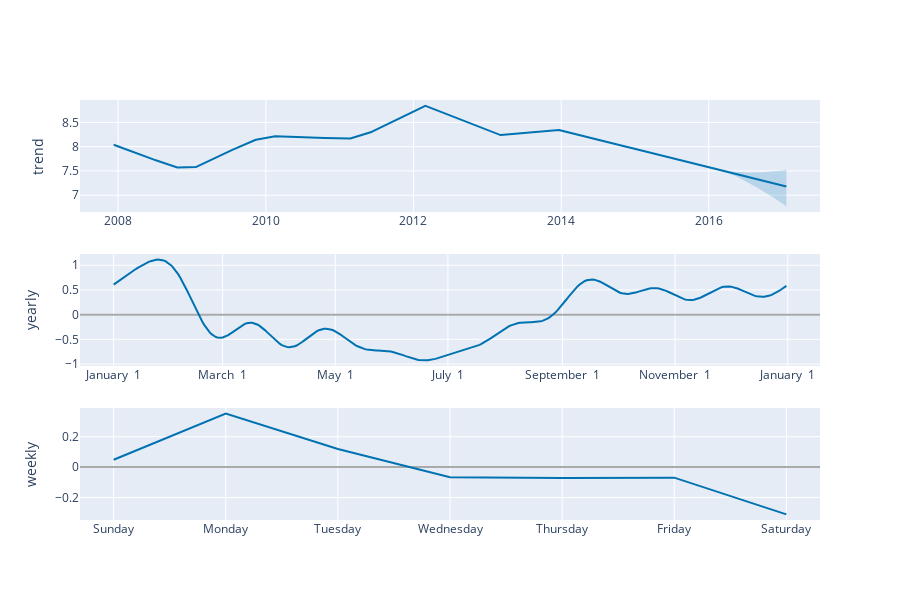

Notebook code for this chart:
### Code cell
plot_components_plotly(m, forecast)

### Figure 1 — Plotly figure (JSON) as saved in the notebook; plotly's stock layout.template omitted (floating-point values rounded to 4 significant figures; data arrays with more than 128 entries replaced by an {"elided": "..."} marker saying what was removed)
{"data": [{"line": {"color": "#0072B2", "width": 2}, "mode": "lines", "name": "trend", "type": "scatter", "x": {"elided": "3270 str values"}, "xaxis": "x", "y": {"elided": "3270 float values"}, "yaxis": "y"}, {"line": {"color": "rgba(0, 114, 178, 0.2)", "width": 0}, "mode": "lines", "name": "trend_upper", "type": "scatter", "x": {"elided": "3270 str values"}, "xaxis": "x", "y": {"elided": "3270 float values"}, "yaxis": "y"}, {"fill": "tonexty", "fillcolor": "rgba(0, 114, 178, 0.2)", "line": {"color": "rgba(0, 114, 178, 0.2)", "width": 0}, "mode": "lines", "name": "trend_lower", "type": "scatter", "x": {"elided": "3270 str values"}, "xaxis": "x", "y": {"elided": "3270 float values"}, "yaxis": "y"}, {"line": {"color": "#0072B2", "width": 2}, "mode": "lines", "name": "yearly", "type": "scatter", "x": {"elided": "365 str values"}, "xaxis": "x2", "y": {"elided": "365 float values"}, "yaxis": "y2"}, {"line": {"color": "#0072B2", "width": 2}, "mode": "lines", "name": "weekly", "type": "scatter", "x": ["2017-01-01T00:00:00", "2017-01-02T00:00:00", "2017-01-03T00:00:00", "2017-01-04T00:00:00", "2017-01-05T00:00:00", "2017-01-06T00:00:00", "2017-01-07T00:00:00"], "xaxis": "x3", "y": [0.04828, 0.3523, 0.1197, -0.06666, -0.07226, -0.06959, -0.3117], "yaxis": "y3"}], "layout": {"height": 600, "showlegend": false, "width": 900, "xaxis": {"anchor": "y", "domain": [0, 1], "range": ["2007-06-26T14:24:00", "2017-07-04T09:36:00"], "type": "date"}, "xaxis2": {"anchor": "y2", "domain": [0, 1], "range": ["2016-12-13T18:54:02.958904115", "2018-01-18T11:04:57.863013581"], "tickformat": "%B %e", "type": "date"}, "xaxis3": {"anchor": "y3", "domain": [0, 1], "range": ["2016-12-31T16:48:00", "2017-01-07T07:12:00"], "tickformat": "%A", "type": "date"}, "yaxis": {"anchor": "x", "domain": [0.7333, 1], "rangemode": "normal", "title": {"text": "trend"}, "zerolinecolor": "#AAA"}, "yaxis2": {"anchor": "x2", "domain": [0.3667, 0.6333], "title": {"text": "yearly"}, "zerolinecolor": "#AAA"}, "yaxis3": {"anchor": "x3", "domain": [0, 0.2667], "title": {"text": "weekly"}, "zerolinecolor": "#AAA"}}}
